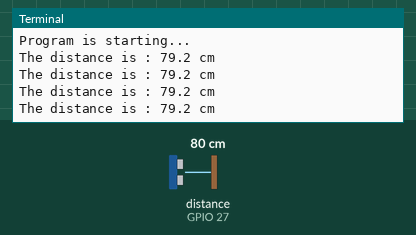
A program run on a simulated Raspberry Pi (BCM pin numbers). On the bench: the last lines printed to the terminal. The test bench sets the inputs (shaded band); at power-on: distance to the obstacle (sensor on GPIO 27) 80 cm. The echo pulse lasts 58.3 µs per cm; the clock reads 2024-03-15 10:24:30 at power-on unless the program sets it.

Above: at 1.2 s.
1.3 s: distance to the obstacle (sensor on GPIO 27) set to 2 cm
At 1.65 s:
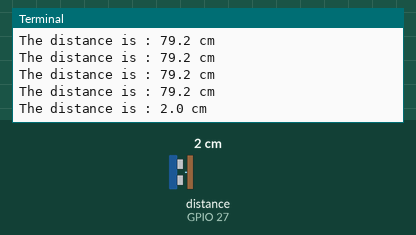
2.8 s: distance to the obstacle (sensor on GPIO 27) set to 4 cm
At 3.06 s:
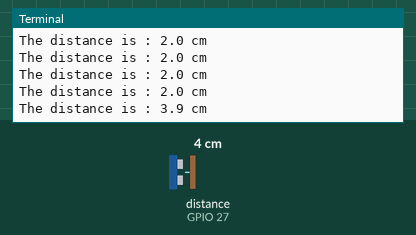
Timing chart, 0 to 5.8 s (numbered marks = the images above; inputs shaded):
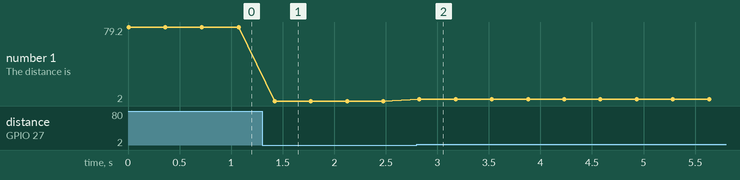

Measured:
- after the input at 1.3 s, the terminal: prints a new line after 0.12 s (image 1)
- after the input at 2.8 s, the terminal: prints a new line at once (image 2)
- plotted number 1: 79.2 → 2 after the input at 1.3 s, 2 → 3.9 after the input at 2.8 s

The program:

Ultrasonic_sensor.py
```python
import RPi.GPIO as gpio
import time as time

trigger_pin = 17
echo_pin = 27
Max_distance = 210
timeout = Max_distance * 58.8


def find_pulse_time(pin, level, timeout):
    t0 = time.time()
    while(gpio.input(pin) != level):
        if((time.time() - t0) > timeout * 0.000001):
            return 0;
    t0 = time.time()
    while(gpio.input(pin) == level):
        if((time.time() - t0) > timeout * 0.000001):
            return 0;
    pulsetime = (time.time() - t0) * 1000000
    return pulsetime

def get_distance_from_sonic():
    gpio.output(trigger_pin , gpio.HIGH)
    time.sleep(0.00001)
    gpio.output(trigger_pin , gpio.LOW)
    pulse_time = find_pulse_time(echo_pin, gpio.HIGH, timeout)
    distance = pulse_time * 0.017  # 340/2/10000
    return distance

def setup():
    gpio.setwarnings(False)
    gpio.setmode(gpio.BCM)
    gpio.setup(trigger_pin, gpio.OUT)
    gpio.setup(echo_pin, gpio.IN)

def loop():
    while(True):
        distance = get_distance_from_sonic()
        print ("The distance is :" , int(distance * 10)/10 , 'cm')
        time.sleep(0.35)


print ('Program is starting...')
setup()
try:
    loop()
except KeyboardInterrupt:
    gpio.cleanup()
```
